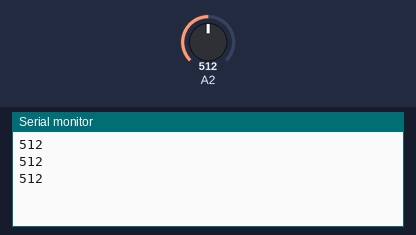
Recording of a sketch running on a simulated Arduino Uno, built with avr-gcc and run on an emulated ATmega328P. Parts: the last lines printed to the serial monitor. The inputs (shaded band) are chosen by the test bench; at power-on: A2 = 512.

Above: at 1.3 s.
1.4 s: A2 set to 716
At 1.9 s:
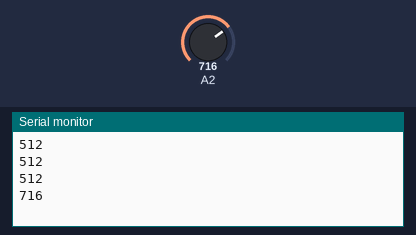
2.9 s: A2 set to 900
At 3.4 s:
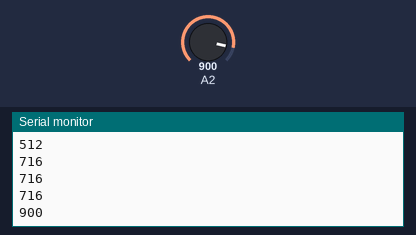
Timing chart, 0 to 5.9 s (numbered marks = the images above; inputs shaded):
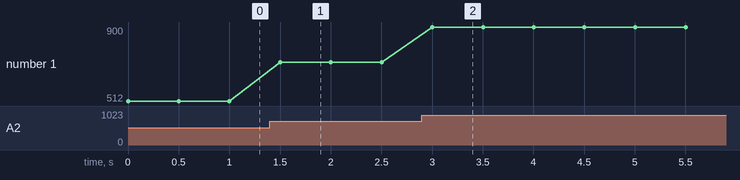

The sketch:

gy_potansiyometre.ino
```cpp
/*
 * gungor 21/10/2017 Potansiyometre kullanımı
 * analog portlar 0-5 volt 0-1023 arasinda deger verir
*/
void setup() {
    Serial.begin(9600);
}

void loop() {
  Serial.println(analogRead(2));
  delay(500);
}
```

Measured:
- after the input at 1.4 s, the serial monitor: prints a new line after 0.10 s (image 1)
- after the input at 2.9 s, the serial monitor: prints a new line after 0.10 s (image 2)
- plotted number 1: 512 → 716 after the input at 1.4 s, 716 → 900 after the input at 2.9 s
